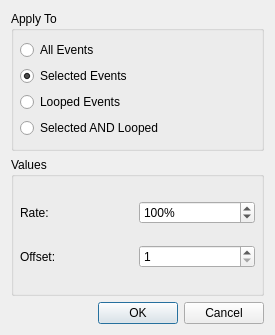
<ui version="4.0" >
 <author></author>
 <comment></comment>
 <exportmacro></exportmacro>
 <class>VelocityBase</class>
 <widget class="QDialog" name="VelocityBase" >
  <property name="geometry" >
   <rect>
    <x>0</x>
    <y>0</y>
    <width>275</width>
    <height>335</height>
   </rect>
  </property>
  <property name="windowTitle" >
   <string>MusE: Modify Velocity</string>
  </property>
  <layout class="QVBoxLayout" >
   <property name="margin" >
    <number>11</number>
   </property>
   <property name="spacing" >
    <number>6</number>
   </property>
   <item>
    <widget class="QGroupBox" name="rangeGroup" >
     <property name="title" >
      <string>Apply To</string>
     </property>
     <layout class="QVBoxLayout" >
      <property name="margin" >
       <number>6</number>
      </property>
      <property name="spacing" >
       <number>3</number>
      </property>
      <item>
       <widget class="QRadioButton" name="allEventsButton" >
        <property name="text" >
         <string>All Events</string>
        </property>
       </widget>
      </item>
      <item>
       <widget class="QRadioButton" name="selectedEventsButton" >
        <property name="text" >
         <string>Selected Events</string>
        </property>
        <property name="checked" >
         <bool>true</bool>
        </property>
       </widget>
      </item>
      <item>
       <widget class="QRadioButton" name="loopedEventsButton" >
        <property name="text" >
         <string>Looped Events</string>
        </property>
       </widget>
      </item>
      <item>
       <widget class="QRadioButton" name="selectedLoopedButton" >
        <property name="text" >
         <string>Selected AND Looped</string>
        </property>
       </widget>
      </item>
     </layout>
    </widget>
   </item>
   <item>
    <widget class="QGroupBox" name="GroupBox3" >
     <property name="title" >
      <string>Values</string>
     </property>
     <layout class="QGridLayout" >
      <property name="margin" >
       <number>6</number>
      </property>
      <property name="spacing" >
       <number>3</number>
      </property>
      <item row="0" column="0" >
       <widget class="QLabel" name="TextLabel3" >
        <property name="text" >
         <string>Rate:</string>
        </property>
       </widget>
      </item>
      <item row="1" column="0" >
       <widget class="QLabel" name="TextLabel4" >
        <property name="text" >
         <string>Offset:</string>
        </property>
       </widget>
      </item>
      <item row="0" column="1" >
       <widget class="QSpinBox" name="rate" >
        <property name="suffix" >
         <string>%</string>
        </property>
        <property name="maximum" >
         <number>200</number>
        </property>
        <property name="value" >
         <number>100</number>
        </property>
       </widget>
      </item>
      <item row="1" column="1" >
       <widget class="QSpinBox" name="offset" >
        <property name="maximum" >
         <number>127</number>
        </property>
        <property name="minimum" >
         <number>1</number>
        </property>
        <property name="singleStep" >
         <number>1</number>
        </property>
       </widget>
      </item>
     </layout>
    </widget>
   </item>
   <item>
    <layout class="QHBoxLayout" >
     <property name="margin" >
      <number>0</number>
     </property>
     <property name="spacing" >
      <number>6</number>
     </property>
     <item>
      <spacer>
       <property name="orientation" >
        <enum>Qt::Horizontal</enum>
       </property>
       <property name="sizeType" >
        <enum>QSizePolicy::Expanding</enum>
       </property>
       <property name="sizeHint" >
        <size>
         <width>20</width>
         <height>20</height>
        </size>
       </property>
      </spacer>
     </item>
     <item>
      <widget class="QPushButton" name="okButton" >
       <property name="text" >
        <string>OK</string>
       </property>
       <property name="autoDefault" >
        <bool>false</bool>
       </property>
       <property name="default" >
        <bool>true</bool>
       </property>
      </widget>
     </item>
     <item>
      <widget class="QPushButton" name="cancelButton" >
       <property name="text" >
        <string>Cancel</string>
       </property>
      </widget>
     </item>
    </layout>
   </item>
  </layout>
 </widget>
 <layoutdefault spacing="6" margin="11" />
 <pixmapfunction>qPixmapFromMimeSource</pixmapfunction>
 <resources/>
 <connections>
  <connection>
   <sender>okButton</sender>
   <signal>clicked()</signal>
   <receiver>VelocityBase</receiver>
   <slot>accept()</slot>
   <hints>
    <hint type="sourcelabel" >
     <x>204</x>
     <y>362</y>
    </hint>
    <hint type="destinationlabel" >
     <x>59</x>
     <y>357</y>
    </hint>
   </hints>
  </connection>
  <connection>
   <sender>cancelButton</sender>
   <signal>clicked()</signal>
   <receiver>VelocityBase</receiver>
   <slot>reject()</slot>
   <hints>
    <hint type="sourcelabel" >
     <x>322</x>
     <y>377</y>
    </hint>
    <hint type="destinationlabel" >
     <x>127</x>
     <y>377</y>
    </hint>
   </hints>
  </connection>
 </connections>
</ui>
